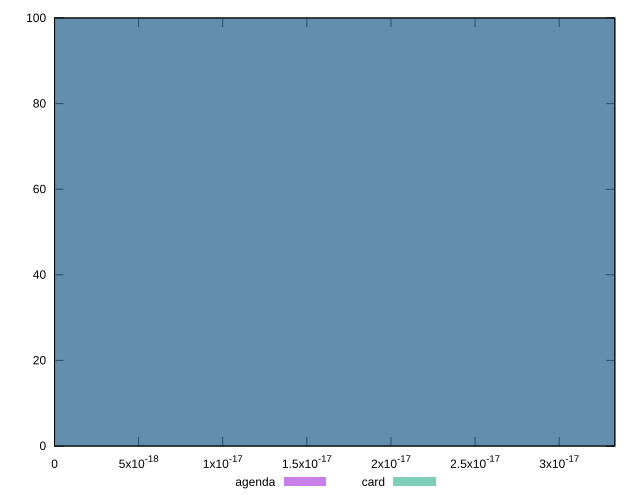

Here is the gnuplot script that generated this plot:
reset

$agenda <<EOF
0 100
EOF

$card <<EOF
0 100
EOF

set key outside below
set boxwidth 1e-12
set xrange [0:3.3306690738754695e-17]
set yrange [0:100]
set trange [0:100]
set style fill transparent solid 0.5 noborder
set terminal svg size 640, 500 enhanced background rgb 'white'
set output "reports/report_00032_2021-02-25T10-28-15.087Z/meta/score-difference/comparison/histogram/1_vs_2.svg"

plot $agenda title "agenda" with boxes, \
     $card title "card" with boxes

reset
